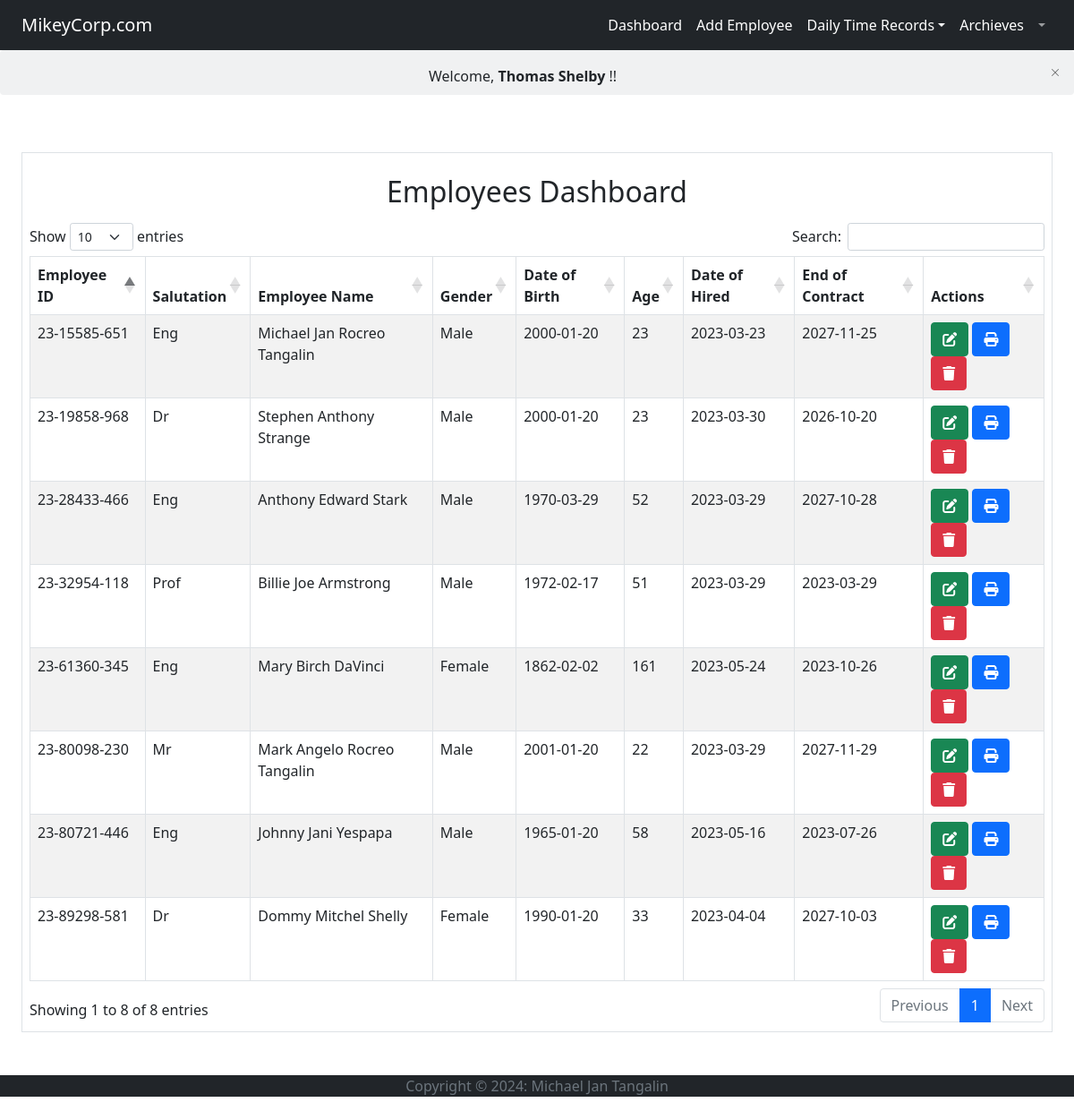
/index.php (signed in), run on the app's committed database.
### tables this page shows
CREATE TABLE `employee` (
  `employeeID` varchar(255) NOT NULL,
  `Salutation` char(5) NOT NULL,
  `firstName` varchar(255) NOT NULL,
  `middleName` varchar(150) NOT NULL,
  `lastName` varchar(255) NOT NULL,
  `gender` char(7) NOT NULL,
  `dateOfBirth` date NOT NULL,
  `age` int(100) NOT NULL,
  `dateHired` date NOT NULL,
  `endOfContract` date NOT NULL
);

### index.php (the view, shortened to what this page needs)
<!DOCTYPE html>
<html lang="en">
<head>
    <link rel="stylesheet" href="style/style.css">
</head>
<?php
include 'includes/navbar.php';
include 'includes/db.php';
include 'style/bootstrap.php';
?>
<body>
    <?php
    if (isset($_SESSION["loggedIn"]) && (array_key_exists("Position", $_SESSION) && ($_SESSION["Position"] == "Admin" || $_SESSION["Position"] == "HR"))) {
        ?>
        <div class="container-fluid-1">
            <div class="alert alert-dismissible fade show custom-alert-height" role="alert"
                style="background-color:#f0f1f2;">
                <button type="button" class="btn-close btn-close-1" data-bs-dismiss="alert" aria-label="Close"></button>
                <p class="text-center moveIt">Welcome,
                    <b>
                        <?php echo $_SESSION["FirstName"] . " " . $_SESSION["LastName"]; ?>
                    </b>!!
                </p>
            </div>
        </div>
        <div class="container-fluid my-5">
            <table class="table table-bordered">
                <tr>
                    <td>
                        <h2 class="my-3 text-center">Employees Dashboard</h2>
                        <table id="myTable" class="table table-striped table-bordered">
                            <thead>
                                <tr>
                                    <th>Employee ID</th>
                                    <th>Salutation</th>
                                    <th>Employee Name</th>
                                    <th>Gender</th>
                                    <th>Date of Birth</th>
                                    <th>Age</th>
                                    <th>Date of Hired</th>
                                    <th>End of Contract</th>
                                    <th>Actions</th>
                                </tr>
                            </thead>
                            <tbody>
                                <?php
                                $sql = "SELECT employee.employeeID, employee.Salutation, CONCAT(employee.firstName, ' ', employee.middleName, ' ', employee.lastName) AS fullName, employee.gender, employee.dateOfBirth, employee.age, employee.dateHired, employee.endOfContract
        FROM employee";
                                $result = $conn->query($sql);
                                if ($result->num_rows > 0) {
                                    while ($row = $result->fetch_assoc()) {
                                        $empID = $row['employeeID'];
                                        $Salutation = $row['Salutation'];
                                        $fullName = $row['fullName'];
                                        $gender = $row['gender'];
                                        $dateOfBirth = $row['dateOfBirth'];
                                        $age = $row['age'];
                                        $dateHired = $row['dateHired'];
                                        $endOfContract = $row['endOfContract'];
                                        ?>
                                        <tr>
                                            <td>
                                                <?php echo $empID ?>
                                            </td>
                                            <td>
                                                <?php echo $Salutation ?>
                                            </td>
                                            <td>
                                                <?php echo $fullName ?>
                                            </td>
                                            <td>
                                                <?php echo $gender ?>
                                            </td>
                                            <td>
                                                <?php echo $dateOfBirth ?>
                                            </td>
                                            <td>
                                                <?php echo $age ?>
                                            </td>
                                            <td>
                                                <?php echo $dateHired ?>
                                            </td>
                                            <td>
                                                <?php echo $endOfContract ?>
                                            </td>
                                            <td>
                                                <button class="btn btn-success editbtn" data-employeeid="<?php echo $empID; ?>"><i
                                                        class="fa-solid fa-pen-to-square"></i></button>
                                                <button class="btn btn-primary printModal"
                                                    data-employeeid="<?php echo $empID; ?>"><i
                                                        class="fa-solid fa-print"></i></button>
                                                <button class=" btn btn-danger deletebtn" data-bs-toggle="modal"
                                                    data-bs-target="#deleteModal"><i class="fa-solid fa-trash"></i></button>
                                            </td>
                                        </tr>
                                        <?php
                                    }
                                }
                                ?>
                            </tbody>
                        </table>
                    </td>
                </tr>
            </table>
        </div>
        <?php
    } else if (isset($_SESSION["Position"]) == "Employee") {
        ?>
            <div class="text-center my-4">
                <h1>
                    My Daily Time Records
                </h1>
            </div>
            <script>
                $(document).ready(function () {
                    $('.timesheet').click(function () {
                        var userid = $(this).data('employeeid');
                        $.ajax({
                            url: 'includes/timesheet.php',
                            type: 'post',
                            data: { userid: userid },
                            success: function (response) {
                                $('#timesheet .modal-body').html(response);
                                $('#timesheet').modal('show');
                            }
                        });
                    });
                });
            </script>
            <div class="container ps-5 pe-5 ">
                <?php
                $empID = $_SESSION["empID"];
                $sql = "SELECT * FROM employee JOIN currentemployment ON employee.employeeID = currentemployment.employeeID
                 WHERE employee.employeeID = '$empID'";
                $result = $conn->query($sql);
                foreach ($result as $row) {
                    $employeeID = $row['employeeID'];
                    $employeeName = $row['Salutation'] . ". " . $row['firstName'] . " " . $row['middleName'] . " " . $row['lastName'];
                    $collegeDepartment = $row['collegeDepartment'];
                    $officeDepartment = $row['officeDepartment'];
                }
                ?>
                <table class="table table-bordered border-dark">
                    <tr>
                        <th>Employee Number:</th>
                        <td colspan="3">
                            <?php
                            if (empty($employeeID)) {
                                echo "N/A";
                            } else {
                                echo $employeeID;
                            }
                            ?>
                        </td>
                        <th>Employee Name:</th>
                        <td colspan="3">
                            <?php
                            if (empty($employeeName)) {
                                echo "N/A";
                            } else {
                                echo $employeeName;
                            }
                            ?>
                        </td>
                    </tr>
                    <tr>
                        <th>College Department:</th>
                        <td colspan="3">
                            <?php
                            if (empty($collegeDepartment)) {
                                echo "N/A";
                            } else {
                                echo $collegeDepartment;
                            } ?>
                        </td>
                        <th>Office Department:</th>
                        <td>
                            <?php
                            if (empty($officeDepartment)) {
                                echo "N/A";
                            } else {
                                echo $officeDepartment;
                            } ?>
                        </td>
                    </tr>
                </table>
                <table table id="myTable" class="table table-striped table-bordered">
                    <thead>
                        <tr>
                            <th>Date</th>
                            <th>Time In</th>
                            <th>Break In</th>
                            <th>Break Out</th>
                            <th>Time Out</th>
                            <th>Total Hours</th>
                        </tr>
                    </thead>
                    <?php
                    $sql = "SELECT * FROM employee RIGHT JOIN employee_attendance ON employee.employeeID = employee_attendance.employeeID
WHERE employee.employeeID = '$empID'";
                    $result = $conn3->query($sql);
                    $total_minutes = 0;
                    if ($result->num_rows > 0) {
                        while ($row = $result->fetch_assoc()) {
                            $Date = $row['Date'];
                            $TimeIn = $row['TimeIn'];
                            $BreakIn = $row['BreakIn'];
                            $BreakOut = $row['BreakOut'];
                            $TimeOut = $row['TimeOut'];
                            $TotalHours = $row['TotalHours'];
                            if (!empty($TotalHours)) {
                                $parts = explode(' ', $TotalHours);
                                $hours = intval($parts[0]);
                                $minutes = intval($parts[2]);
                                $total_minutes += $hours * 60 + $minutes;
                                $hours = floor($total_minutes / 60);
                                $minutes = $total_minutes % 60;
                                $total_hours = sprintf('%d hr %02d mins', $hours, $minutes);
                            }
                            ?>
                            <tbody>
                                <tr>
                                    <td>
                                    <?php echo date('l, F j, Y', strtotime($Date)); ?>
                                    </td>
                                    <td>
                                    <?php echo $TimeIn ?>
                                    </td>
                                    <td>
                                    <?php echo $BreakIn ?>
                                    </td>
                                    <td>
                                    <?php echo $BreakOut ?>
                                    </td>
                                    <td>
                                    <?php echo $TimeOut ?>
                                    </td>
                                    <td>
                                    <?php echo $TotalHours ?>
                                    </td>
                                </tr>
                            <?php
                        }
                    }
                    ?>
                        <tr>
                            <th>Grand Total Hours: </th>
                            <td colspan="6" class="text-center">
                                <?php
                                if (empty($total_hours)) {
                                    echo "N/A";
                                } else
                                    echo $total_hours ?>
                                </td>
                            </tr>
                        </tbody>
                    </table>
                </div>
        <?php
    }
    include('includes/footer.php');
    ?>
</body>
</html>

### index.php (style rules this page uses)
.container-fluid-1 { overflow-x: hidden; overflow-y: hidden; }
.moveIt { position: relative; animation-name: slide; animation-duration: 10s; animation-timing-function: linear; animation-iteration-count: infinite; }
.custom-alert-height { height: 50px; padding: 10px; }
.btn-close-1 { font-size: 0.5rem; }

### data on the page
employee: employeeID "23-15585-651", Salutation "Eng", fullName "Michael Jan Rocreo Tangalin", gender "Male", dateOfBirth "2000-01-20", age "23", dateHired "2023-03-23", endOfContract "2027-11-25"
employee: employeeID "23-19858-968", Salutation "Dr", fullName "Stephen Anthony Strange", gender "Male", dateOfBirth "2000-01-20", age "23", dateHired "2023-03-30", endOfContract "2026-10-20"
employee: employeeID "23-28433-466", Salutation "Eng", fullName "Anthony Edward Stark", gender "Male", dateOfBirth "1970-03-29", age "52", dateHired "2023-03-29", endOfContract "2027-10-28"
employee: employeeID "23-32954-118", Salutation "Prof", fullName "Billie Joe Armstrong", gender "Male", dateOfBirth "1972-02-17", age "51", dateHired "2023-03-29", endOfContract "2023-03-29"
employee: employeeID "23-61360-345", Salutation "Eng", fullName "Mary Birch DaVinci", gender "Female", dateOfBirth "1862-02-02", age "161", dateHired "2023-05-24", endOfContract "2023-10-26"
employee: employeeID "23-80098-230", Salutation "Mr", fullName "Mark Angelo Rocreo Tangalin", gender "Male", dateOfBirth "2001-01-20", age "22", dateHired "2023-03-29", endOfContract "2027-11-29"
employee: employeeID "23-80721-446", Salutation "Eng", fullName "Johnny Jani Yespapa", gender "Male", dateOfBirth "1965-01-20", age "58", dateHired "2023-05-16", endOfContract "2023-07-26"
employee: employeeID "23-89298-581", Salutation "Dr", fullName "Dommy Mitchel Shelly", gender "Female", dateOfBirth "1990-01-20", age "33", dateHired "2023-04-04", endOfContract "2027-10-03"

### other printed values
$_SESSION["FirstName"] "Thomas"
$_SESSION["LastName"] "Shelby"
